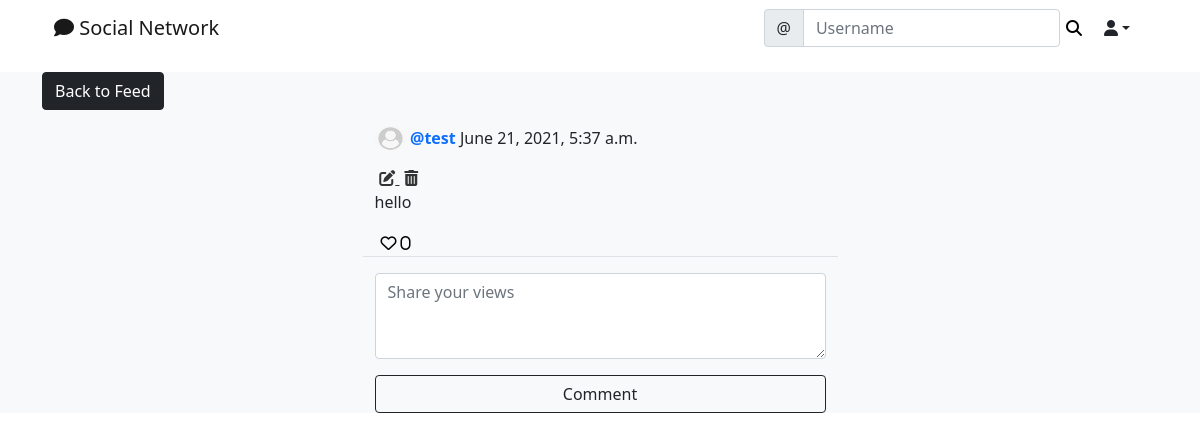
/social/post/21 (signed in), run on an earlier commit of the app's database.
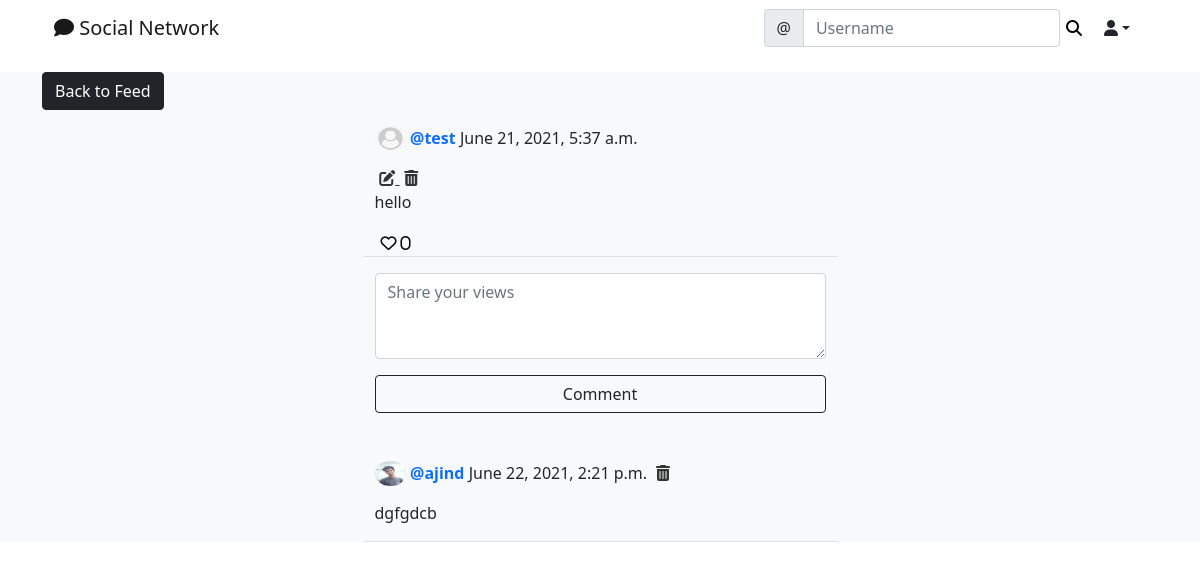
And on a later commit of the database.
### social/models.py (models this page shows)
class Comment(models.Model):
    comment = models.TextField()
    created_on = models.DateTimeField(default = timezone.now)
    author = models.ForeignKey(User, on_delete = models.CASCADE)
    post = models.ForeignKey('Post', on_delete = models.CASCADE)

class UserProfile(models.Model):
    user = models.OneToOneField(User, primary_key = True, verbose_name = 'user', related_name = 'profile', on_delete = models.CASCADE)
    name = models.CharField(max_length = 30, null =True, blank = True)
    bio = models.TextField(max_length = 200, null =True, blank = True)
    birthday = models.DateField(null =True, blank = True)
    location = models.CharField(max_length = 100, null =True, blank = True)
    profile_pic = models.ImageField(upload_to = 'uploads/profile_pictures', default = 'uploads/profile_pictures/default.png', blank = True)
    followers = models.ManyToManyField(User, blank = True, related_name = 'followers')

### social/views.py (the view, shortened to what this page needs)
# urls.py: path('post/<int:pk>', PostDetailView.as_view(), name= 'post-detail'),
class PostDetailView(LoginRequiredMixin, View):
    def get(self, request, pk, *args, **kwargs):
        post = Post.objects.get(pk=pk)
        form = CommentForm()
        comments = Comment.objects.filter(post=post).order_by('-created_on')
        context = {
            'post' : post,
            'form' : form,
            'comments' : comments,
        }
        return render(request, 'social/post_detail.html', context)

### social/forms.py
class CommentForm(forms.ModelForm):
    comment = forms.CharField(
        label = '',
        widget = forms.Textarea(attrs={
            'rows' : '3',
            'placeholder' : 'Share your views',
        }))
    class Meta:
        model = Comment
        fields = ['comment']

### social/templates/social/post_detail.html (shortened to what this page needs)
{% extends 'landing/base.html' %} {% load crispy_forms_tags %} {%block content%}
<div class="container">
  <div class="row mt-3">
    <div class="col-md-5 col-sm-6">
      <a href="{% url 'post-list' %}" class="btn btn-dark">Back to Feed</a>
    </div>
  </div>
  <div class="row justify-content-center mt-3">
    <div class="col-md-5 col-sm-12 border-bottom">
      <div>
        <a class="text-decoration-none" href="{% url 'profile' post.author.profile.pk %}">
          <img class="card-img-top rounded-circle me-1" style="width: 7%;float: left;"
            height="25" src="{{ post.author.profile.profile_pic.url }}" alt="Profile Pic"/>
        </a>
        <p>
          <a class="text-decoration-none" href="{% url 'profile' post.author.profile.pk %}">
            <strong> @{{post.author}}</strong>
          </a>
          {{post.created_on}}
        </p>
      </div>
      {%if request.user == post.author %}
      <a href="{% url 'post-edit' post.pk %}" style="color: #333; margin-left: .3rem;">
        <i class="fas fa-edit"></i>
      </a>
      <a href="{% url 'post-delete' post.pk %}" style="color: #333; margin-left: .3rem;">
        <i class="fas fa-trash-alt"></i>
      </a>
      {% endif %}
      <p>{{post.body}}</p>
      <div class="d-flex flex-row">
        <form method="POST" action="{% url 'post-like' post.pk %}">
          <button type="submit" class="bg-transparent border-0 shadow-none">
            <i class="far fa-heart"> <span>{{ post.likes.all.count }}</span></i></button>
        </form>
      </div>
    </div>
  </div>
  <div class="row justify-content-center mt-3 mb-5">
    <div class="col-md-5 col-sm-12">
      <form method="POST">
        {% csrf_token %} {{form | crispy}}
        <div class="d-grid gap-2">
          <button class="btn btn-outline-dark mt-3">Comment</button>
        </div>
      </form>
    </div>
  </div>
  {% for comment in comments %}
  <div class="row justify-content-center mt-3 mb-5">
    <div class="col-md-5 col-sm-12 border-bottom">
      <div>
        <a class="text-decoration-none" href="{% url 'profile' comment.author.profile.pk %}">
          <img class="card-img-top rounded-circle me-1" style="width: 7%;float: left;"
            height="25" src="{{ comment.author.profile.profile_pic.url }}" alt="Profile Pic"/>
        </a>
        <p>
          <a class="text-decoration-none" href="{% url 'profile' post.author.profile.pk %}">
            <strong> @{{comment.author}}</strong>
          </a>
          {{comment.created_on}}
          {% if request.user == post.author or request.user == comment.author %}
          <a href="{% url 'comment-delete' post.pk comment.pk %}" style="color: #333; margin-left: .3rem;">
            <i class="fas fa-trash-alt"></i>
          </a>
          {% endif %}
        </p>
      </div>
      <p>{{comment.comment}}</p>
    </div>
  </div>
  {% endfor %}
</div>
{% endblock content %}

What changed in the data, as far as the page shows it:
added Comment: author.profile.profile_pic (picture), author "ajind", created_on "June 22, 2021, 2:21 p.m.", comment "dgfgdcb"
